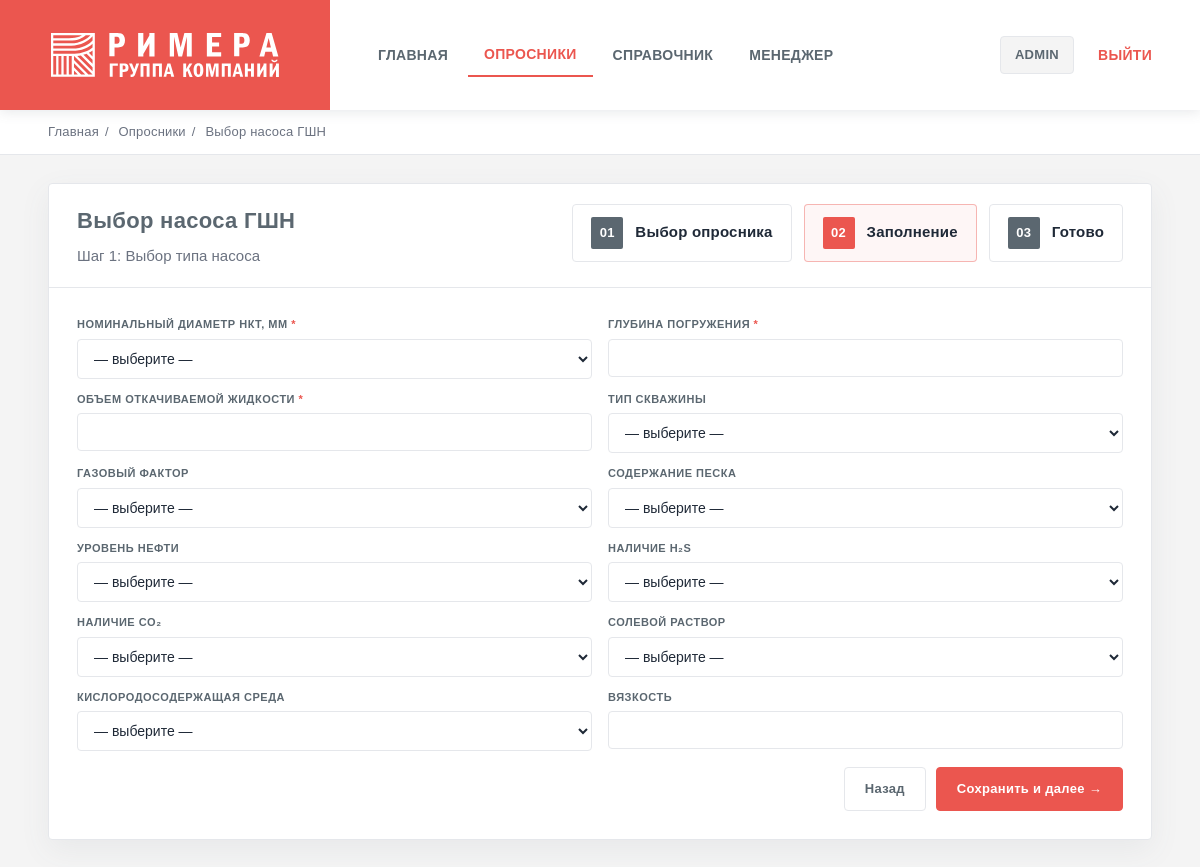
Page /q/vybor_nasosa_gshn_test/step/1/ (signed in) on the earlier database version.
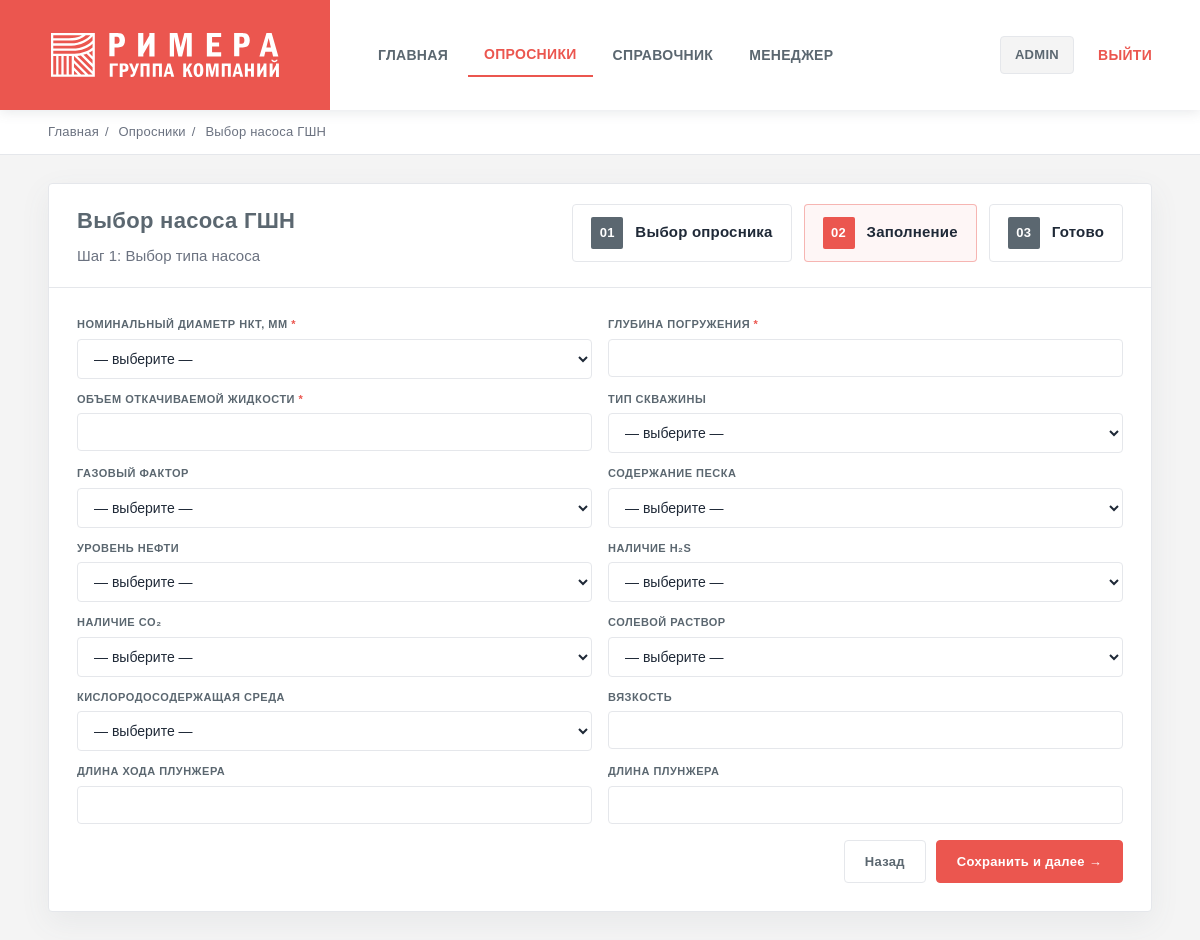
Same page on the later database version.
### questionnaires/models.py (models this page shows, shortened)
class Question(models.Model):
    TEXT = "text"
    NUMBER = "number"
    SELECT = "select"
    CHECKBOX = "checkbox"
    TYPES = [
        (TEXT, "Text"),
        (NUMBER, "Number"),
        (SELECT, "Select"),
        (CHECKBOX, "Checkbox"),
    ]
    step = models.ForeignKey(QuestionnaireStep, on_delete=models.CASCADE, related_name="questions")
    slug = models.SlugField()
    label = models.CharField(max_length=300)
    help_text = models.CharField(max_length=400, blank=True)
    field_type = models.CharField(max_length=20, choices=TYPES, default=TEXT)
    required = models.BooleanField(default=False)
    class Meta:
        unique_together = ("step", "slug")
    depends_on = models.ForeignKey(
    "self",
    null=True, blank=True,
    on_delete=models.SET_NULL,
    related_name="dependent_questions",
    help_text="Показывать вопрос только если выполнено условие зависимости"
    )
    depends_value = models.CharField(
        max_length=120,
        blank=True,
        help_text="Какое значение должно быть у depends_on (например: sand)"
    )

### questionnaires/views.py (the view, shortened to what this page needs)
# urls.py: path("<slug:slug>/step/<int:step_order>/", views.fill_step, name="fill_step"),
@login_required
def fill_step(request, slug, step_order):
    q = get_object_or_404(Questionnaire, slug=slug, is_active=True)
    step = get_object_or_404(QuestionnaireStep, questionnaire=q, order=step_order)
    draft = _get_draft(request, slug) or {"answers": {}}
    draft_answers = draft.get("answers", {})
    FormClass = build_step_form(step, draft_answers)
    form = FormClass(request.POST or None)
    return render(request, "questionnaires/fill_step.html", {
        "questionnaire": q,
        "step": step,
        "form": form,
        "draft_answers": draft_answers,
    })

### questionnaires/views.py (called while the page is built)
def _draft_key(slug: str) -> str:
    return f"draft_q_{slug}"

def _get_draft(request, slug: str) -> dict:
    return request.session.get(_draft_key(slug), {})

### templates/questionnaires/fill_step.html (shortened to what this page needs)
{% extends "base.html" %}
{% block crumbs %}
  <div class="crumbs">
    <a href="/">Главная</a><span class="sep">/</span>
    <a href="/q/">Опросники</a><span class="sep">/</span>
    <span>{{ questionnaire.title }}</span>
  </div>
{% endblock %}
{% block content %}
  <div class="card">
    <div class="card-head">
      <div>
        <h1 class="card-title">{{ questionnaire.title }}</h1>
        <div class="card-sub">Шаг {{ step.order }}{% if step.title %}: {{ step.title }}{% endif %}</div>
      </div>
      <div class="stepper">
        <div class="step"><span class="num">01</span> Выбор опросника</div>
        <div class="step active"><span class="num">02</span> Заполнение</div>
        <div class="step"><span class="num">03</span> Готово</div>
      </div>
    </div>
    <div class="card-body">
      <form method="post" id="stepForm">
        <div class="form-grid">
          {% for field in form %}
            <div class="q-row"
                 data-field="{{ field.name }}"
                 data-depends-on="{{ field.field.depends_on|default:'' }}"
                 data-depends-value="{{ field.field.depends_value|default:'' }}">
              <label for="{{ field.id_for_label }}">
                {{ field.label }}{% if field.field.required %} <span class="req">*</span>{% endif %}
              </label>
              {{ field }}
            </div>
          {% endfor %}
        </div>
        <div class="actions">
          <a class="btn ghost" href="/q/">Назад</a>
          <button class="btn primary" type="submit">Сохранить и далее →</button>
        </div>
      </form>
    </div>
  </div>
{% endblock %}

Differences in the rows shown:
added Question: label "ДЛИНА ХОДА ПЛУНЖЕРА"
added Question: label "ДЛИНА ПЛУНЖЕРА"
